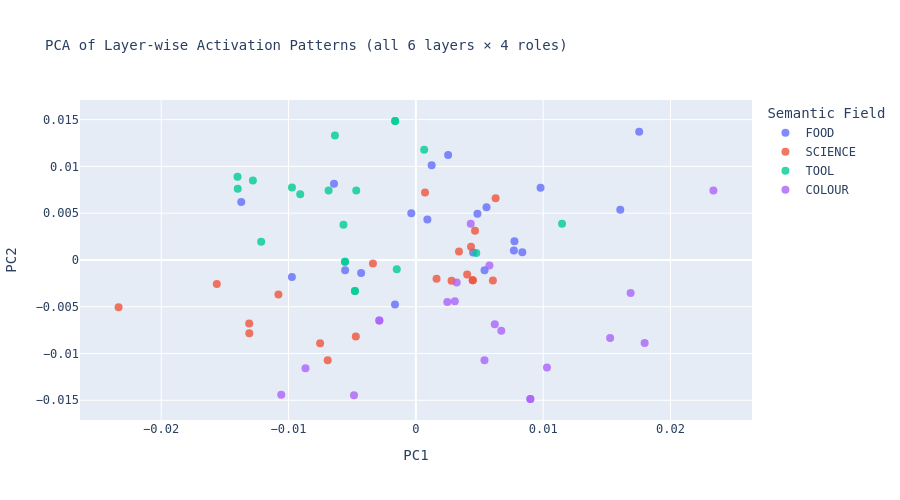

The notebook cell saved with this chart:
### Markdown cell above
### 3.2 — Probe B: PCA of activation matrix coloured by semantic field

### Code cell
pca_act = PCA(n_components=2, random_state=42).fit_transform(act_matrix)

fig2 = px.scatter(
    x=pca_act[:, 0], y=pca_act[:, 1],
    color=labels,
    hover_name=words,
    title="PCA of Layer-wise Activation Patterns (all 6 layers × 4 roles)",
    labels={"x": "PC1", "y": "PC2", "color": "Semantic Field"},
    opacity=0.8,
)
fig2.update_traces(marker_size=8)
fig2.update_layout(height=500, font_family="monospace", title_font_size=14)
fig2.write_image(OUTPUT_DIR / "fig_02_activation_pca.png", scale=2)
fig2.show()
print("Saved fig_02_activation_pca.png")

### Figure 1 — Plotly figure (JSON) as saved in the notebook; plotly's stock layout.template omitted (floating-point values rounded to 4 significant figures)
{"data": [{"hovertemplate": "<b>%{hovertext}</b><br><br>Semantic Field=FOOD<br>PC1=%{x}<br>PC2=%{y}<extra></extra>", "hovertext": ["bread", "rice", "soup", "cake", "pizza", "pasta", "salad", "curry", "cheese", "butter", "cream", "jam", "honey", "chocolate", "coffee", "tea", "wine", "beer", "milk", "sugar"], "legendgroup": "FOOD", "marker": {"color": "#636efa", "opacity": 0.8, "size": 8, "symbol": "circle"}, "mode": "markers", "name": "FOOD", "orientation": "v", "showlegend": true, "type": "scatter", "x": [0.007701, -0.005552, -0.006426, 0.01754, -0.0003572, 0.009797, 0.001243, 0.005551, 0.01606, 0.004839, 0.002536, -0.01371, 0.008361, 0.005397, -0.009733, -0.004295, -0.001639, 0.0045, 0.007746, 0.0009067], "xaxis": "x", "y": [0.001019, -0.001101, 0.008156, 0.0137, 0.00498, 0.007708, 0.01012, 0.005644, 0.005359, 0.004928, 0.01123, 0.006196, 0.0008197, -0.001108, -0.001826, -0.001408, -0.004766, 0.0007987, 0.001989, 0.004321], "yaxis": "y"}, {"hovertemplate": "<b>%{hovertext}</b><br><br>Semantic Field=SCIENCE<br>PC1=%{x}<br>PC2=%{y}<extra></extra>", "hovertext": ["atom", "electron", "proton", "neutron", "photon", "atom", "force", "energy", "mass", "gravity", "entropy", "plasma", "laser", "magnet", "circuit", "gene", "cell", "virus", "enzyme", "protein"], "legendgroup": "SCIENCE", "marker": {"color": "#EF553B", "opacity": 0.8, "size": 8, "symbol": "circle"}, "mode": "markers", "name": "SCIENCE", "orientation": "v", "showlegend": true, "type": "scatter", "x": [0.00447, -0.01308, 0.003388, -0.004714, -0.007518, 0.00447, 0.0007225, 0.001626, 0.004031, 0.004333, -0.01079, -0.01309, -0.00337, 0.006052, 0.006265, 0.002804, -0.006922, 0.004647, -0.02334, -0.01563], "xaxis": "x", "y": [-0.002178, -0.007834, 0.0009082, -0.008196, -0.008909, -0.002178, 0.0072, -0.002017, -0.001546, 0.001421, -0.003684, -0.006794, -0.0003749, -0.002189, 0.006596, -0.002236, -0.01073, 0.003122, -0.005056, -0.002576], "yaxis": "y"}, {"hovertemplate": "<b>%{hovertext}</b><br><br>Semantic Field=TOOL<br>PC1=%{x}<br>PC2=%{y}<extra></extra>", "hovertext": ["hammer", "saw", "drill", "drill", "screw", "nail", "bolt", "knife", "blade", "hook", "forge", "wheel", "axle", "lever", "axle", "gear", "spring", "joint", "vice", "hook"], "legendgroup": "TOOL", "marker": {"color": "#00cc96", "opacity": 0.8, "size": 8, "symbol": "circle"}, "mode": "markers", "name": "TOOL", "orientation": "v", "showlegend": true, "type": "scatter", "x": [-0.006355, -0.00973, -0.005564, -0.005564, 0.01148, -0.00468, -0.00908, 0.0006551, -0.006851, -0.001626, -0.01215, -0.005684, -0.004784, -0.0128, -0.004784, -0.001497, 0.004746, -0.01399, -0.014, -0.001626], "xaxis": "x", "y": [0.01331, 0.007734, -0.0001872, -0.0001872, 0.003865, 0.007421, 0.007017, 0.01178, 0.007433, 0.01485, 0.001936, 0.003769, -0.003329, 0.008485, -0.003329, -0.001009, 0.0007384, 0.007605, 0.008895, 0.01485], "yaxis": "y"}, {"hovertemplate": "<b>%{hovertext}</b><br><br>Semantic Field=COLOUR<br>PC1=%{x}<br>PC2=%{y}<extra></extra>", "hovertext": ["red", "blue", "green", "yellow", "purple", "orange", "pink", "brown", "black", "white", "grey", "grey", "violet", "gold", "silver", "beige", "azure", "indigo", "violet", "crimson"], "legendgroup": "COLOUR", "marker": {"color": "#ab63fa", "opacity": 0.8, "size": 8, "symbol": "circle"}, "mode": "markers", "name": "COLOUR", "orientation": "v", "showlegend": true, "type": "scatter", "x": [0.003061, 0.01797, 0.005391, 0.003209, 0.0103, 0.005779, 0.006199, 0.006713, 0.01526, 0.01687, 0.008994, 0.008994, -0.002866, 0.02337, 0.004312, -0.008667, -0.004857, 0.002473, -0.002866, -0.01057], "xaxis": "x", "y": [-0.004423, -0.008874, -0.01072, -0.002415, -0.0115, -0.0005932, -0.006883, -0.007561, -0.008354, -0.003547, -0.01487, -0.01487, -0.006464, 0.007411, 0.003878, -0.01157, -0.01446, -0.004487, -0.006464, -0.01442], "yaxis": "y"}], "layout": {"font": {"family": "monospace"}, "height": 500, "legend": {"title": {"text": "Semantic Field"}, "tracegroupgap": 0}, "title": {"font": {"size": 14}, "text": "PCA of Layer-wise Activation Patterns (all 6 layers × 4 roles)"}, "xaxis": {"anchor": "y", "domain": [0, 1], "title": {"text": "PC1"}}, "yaxis": {"anchor": "x", "domain": [0, 1], "title": {"text": "PC2"}}}}
